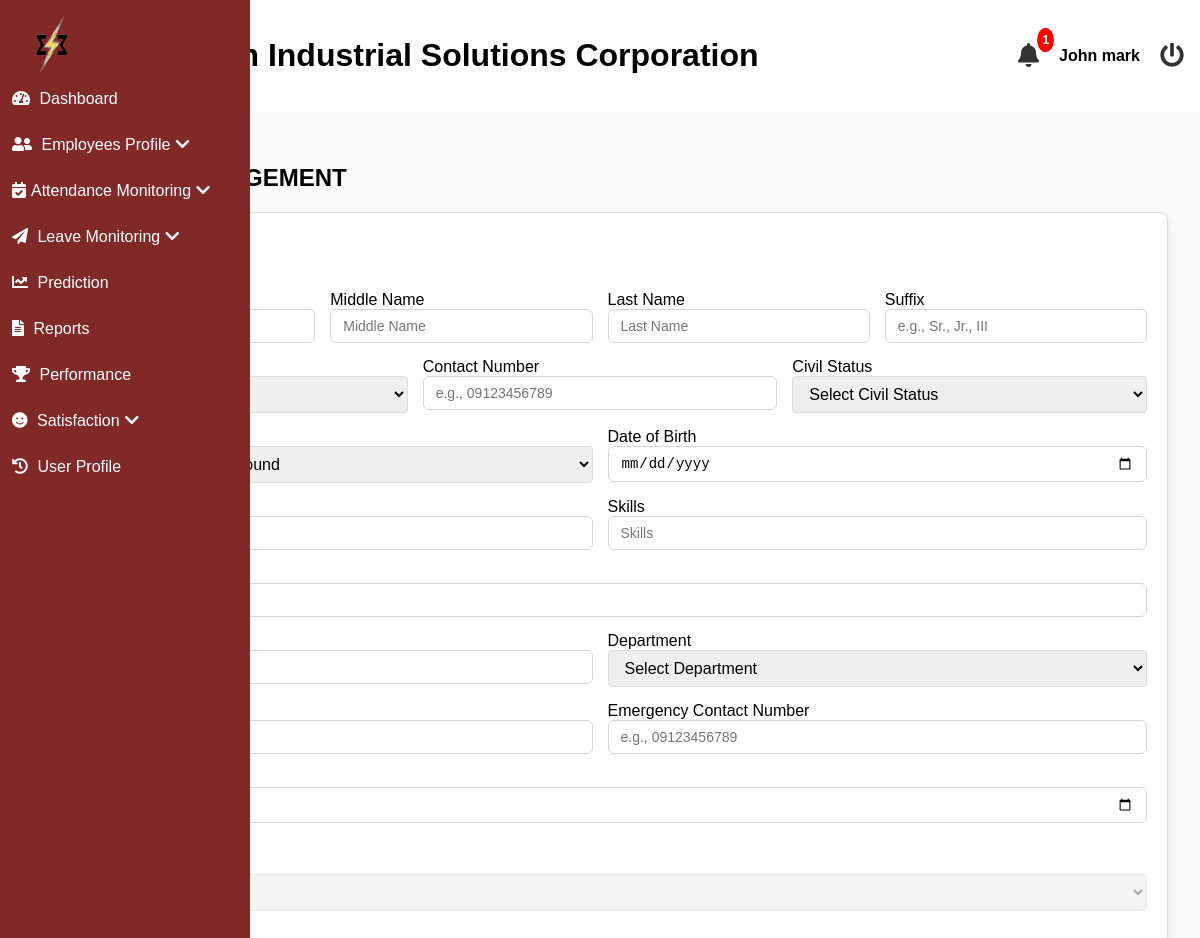
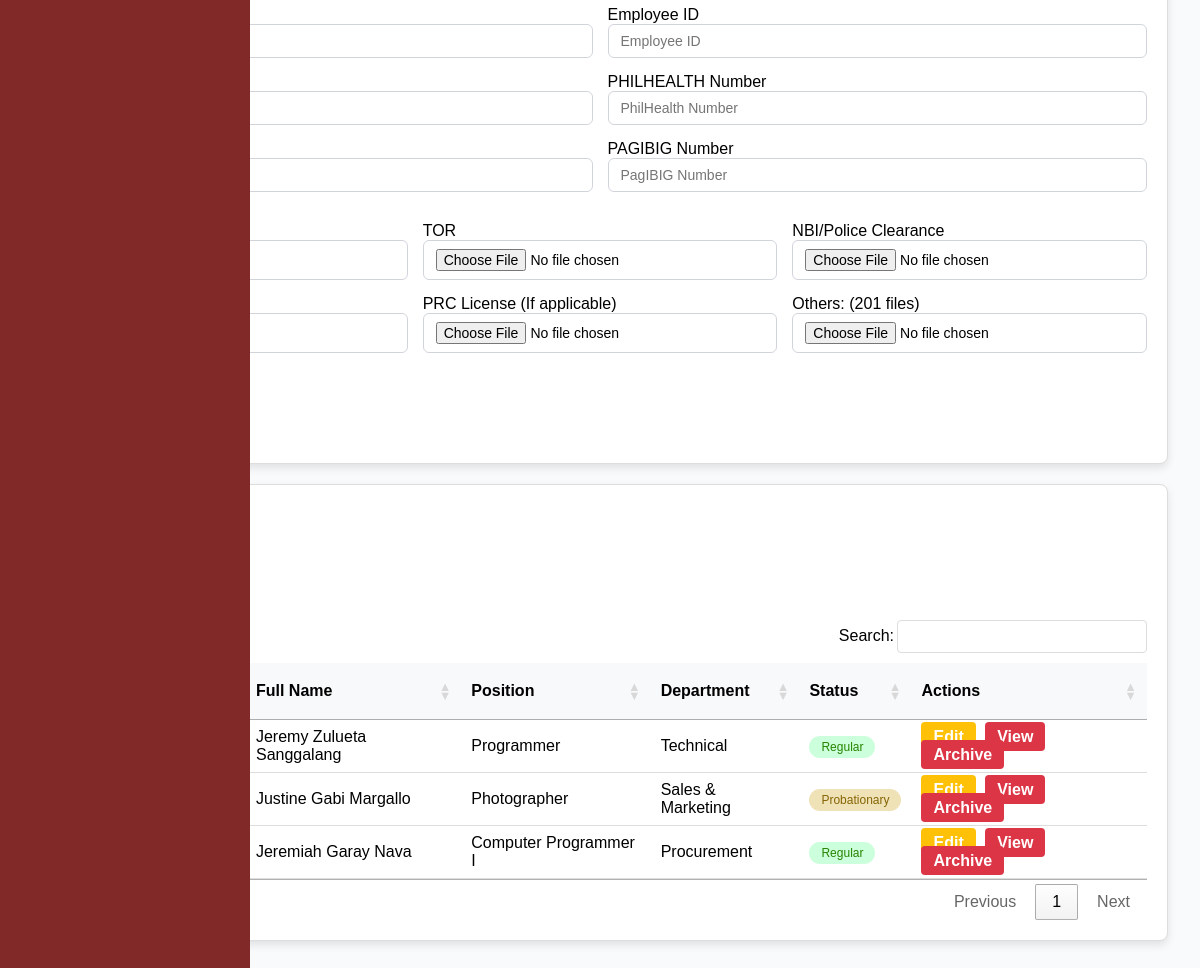
The app's page /admin/employees.php (signed in), older data (2 pictures, top to bottom).
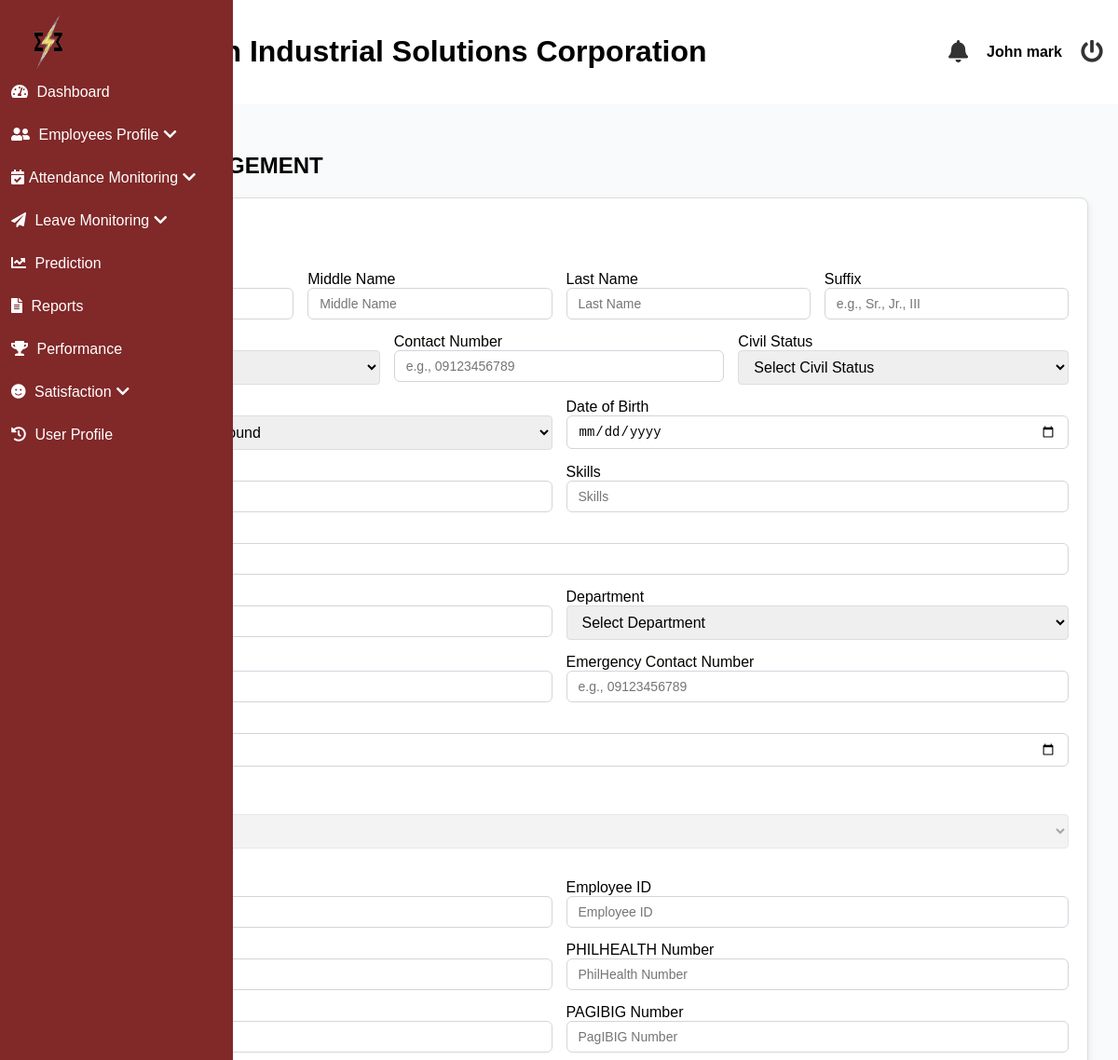
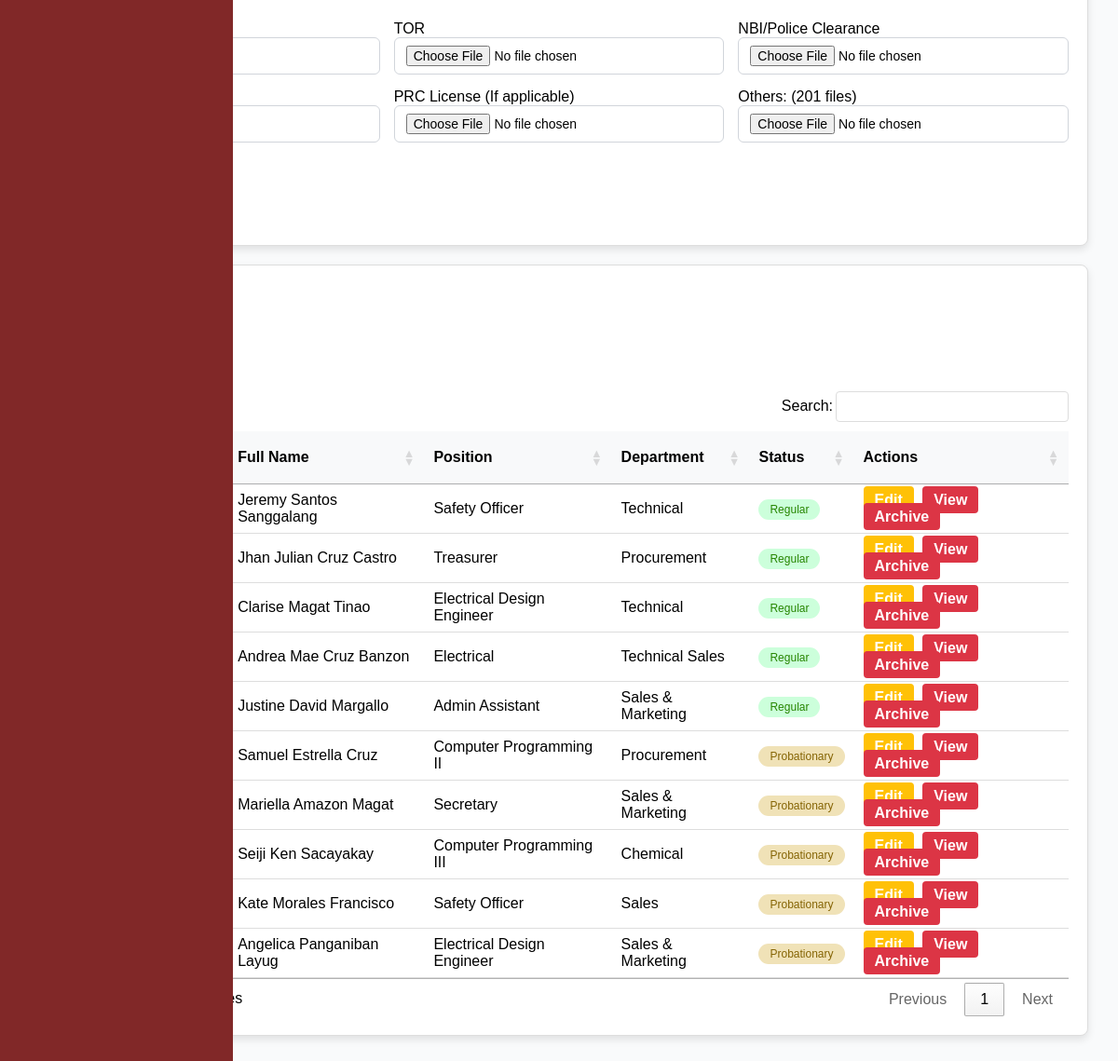
The same page, newer data (2 pictures, top to bottom).
### tables this page shows
CREATE TABLE `employees` (
  `id` int(11) NOT NULL,
  `last_name` varchar(255) NOT NULL,
  `first_name` varchar(255) NOT NULL,
  `middle_name` varchar(255) NOT NULL,
  `suffix` varchar(255) NOT NULL,
  `gender` varchar(32) NOT NULL,
  `email` varchar(100) NOT NULL,
  `position` varchar(255) NOT NULL,
  `hire_date` date NOT NULL,
  `department` varchar(255) NOT NULL,
  `employment_status` varchar(255) NOT NULL,
  `employee_id` int(20) NOT NULL,
  `user_type` int(11) NOT NULL DEFAULT 2 COMMENT '1=admin, 2=staff, 3=super admin',
  `password` varchar(255) NOT NULL,
  `e_status` int(11) NOT NULL DEFAULT 1,
  `date_of_birth` date DEFAULT NULL,
  `age` varchar(32) NOT NULL,
  `contact_number` varchar(20) DEFAULT NULL,
  `perma_address` text DEFAULT NULL,
  `civil_status` varchar(10) DEFAULT NULL,
  `sss_number` varchar(15) DEFAULT NULL,
  `philhealth_number` varchar(15) DEFAULT NULL,
  `pagibig_number` varchar(15) DEFAULT NULL,
  `tin_number` varchar(15) DEFAULT NULL,
  `emergency_contact_name` varchar(50) DEFAULT NULL,
  `emergency_contact_number` varchar(15) DEFAULT NULL,
  `educational_background` enum('Technical-Vocational Program graduate','College graduate','Master''s degree graduate','Doctorate degree graduate') DEFAULT NULL,
  `skills` text DEFAULT NULL,
  `username` varchar(255) NOT NULL,
  `sick_leave` int(11) NOT NULL DEFAULT 0,
  `vacation_leave` int(11) NOT NULL DEFAULT 0,
  `maternity_leave` int(11) NOT NULL DEFAULT 0,
  `paternity_leave` int(11) NOT NULL DEFAULT 0,
  `sick_availed` int(11) NOT NULL,
  `vacation_availed` int(11) NOT NULL,
  `maternity_availed` int(11) NOT NULL,
  `paternity_availed` int(11) NOT NULL,
  `medical` varchar(32) DEFAULT NULL,
  `tor` varchar(32) DEFAULT NULL,
  `nbi_clearance` varchar(32) DEFAULT NULL,
  `resume` varchar(32) DEFAULT NULL,
  `prc` varchar(32) DEFAULT NULL,
  `others` varchar(32) DEFAULT NULL,
  `medical_type` varchar(32) DEFAULT NULL,
  `tor_type` varchar(32) DEFAULT NULL,
  `police_type` varchar(32) DEFAULT NULL,
  `resume_type` varchar(32) DEFAULT NULL,
  `prc_type` varchar(32) DEFAULT NULL,
  `others_type` varchar(32) DEFAULT NULL,
  `is_archived` tinyint(1) DEFAULT 0
);

### admin/employees.php (the view, shortened to what the changed rows need)
<?php
    $conn = mysqli_connect('localhost', 'root', '', 'esetech');
    $sql = "SELECT * FROM employees WHERE is_archived = 0";
    $resultEmployees = mysqli_query($conn, $sql);
include('header.php');
?>
<link rel="stylesheet" href="https://cdn.datatables.net/1.13.5/css/jquery.dataTables.min.css" />
<main class="main-content">
        <section id="dashboard">
            <h2 class="text-2xl font-bold mb-6">EMPLOYEE MANAGEMENT</h2>
            <div class="card">
            <div class="card-header">
        <div class="card-body">
        <table id="myTable" class="employee-table">
            <thead>
                <tr>
                    <th>No.</th>
                    <th>Employee ID</th>
                    <th>Full Name</th>
                    <th>Position</th>
                    <th>Department</th>
                    <th>Status</th>
                    <th class="actions">Actions</th>
                </tr>
            </thead>
            <tbody>
                <?php
                    $counter = 1;
                    while ($employee = mysqli_fetch_assoc($resultEmployees)):
                ?>
                    <tr>
                        <td><?php echo $counter++; ?></td>
                        <td class="employee_id_display"><?php echo $employee['employee_id']; ?></td>
                        <td>
                            <?php
                                $full_name = trim($employee['first_name'] . ' ' . $employee['middle_name'] . ' ' . $employee['last_name']);
                                echo htmlspecialchars($full_name);
                            ?>
                        </td>
                        <td><?php echo htmlspecialchars($employee['position']); ?></td>
                        <td><?php echo htmlspecialchars($employee['department']); ?></td>
                        <td>
                            <span class="<?php
                                switch ($employee['employment_status']) {
                                    case 'Regular':
                                        echo 'status-regular';
                                        break;
                                    case 'Probationary':
                                        echo 'status-probationary';
                                        break;
                                }
                            ?>">
                                <?php echo htmlspecialchars($employee['employment_status']); ?>
                            </span>
                        </td>
                        <td class="actions action-buttons">
                            <a href="./edit_employee?id=<?php echo $employee['id']; ?>" class="btn btn-warning">Edit</a>
                            <a href="./view_employee?id=<?php echo $employee['id']; ?>" class="btn btn-danger">View</a>
                            <a href="?delete_id=<?php echo $employee['id']; ?>" class="btn btn-danger" onclick="return confirm('Are you sure you want to Archive this employee?');">Archive</a>
                        </td>
                    </tr>
                <?php endwhile; ?>
            </tbody>
        </table>
    </div>
</div>
</div>
<?php include('footer.php'); ?>

### admin/header.php (shortened to what the changed rows need)
<?php
$conn = mysqli_connect('localhost', 'root', '', 'esetech');
$sql_count = "
    SELECT COUNT(*) AS notification_count FROM (
        (SELECT a.file_date AS action_date FROM leave_applications a WHERE a.status = 'Pending')
        UNION ALL
        (SELECT js.survey_date AS survey_date FROM job_satisfaction_surveys js)
    ) AS notifications;
";
$result_count = mysqli_query($conn, $sql_count);
$row = mysqli_fetch_assoc($result_count);
$notification_count = $row['notification_count'];
?>
<!DOCTYPE html>
<html lang="en">
<head>
    <link rel="stylesheet" href="css/styles.css">
    <link rel="stylesheet" href="https://cdnjs.cloudflare.com/ajax/libs/font-awesome/5.15.4/css/all.min.css">
</head>
<body>
<header>
    <div class="logo">
        <h1>ESE-Tech Industrial Solutions Corporation</h1>
    </div>
    <div class="header-right">
        <div class="notification-container">
            <i class="fas fa-bell bell-btn"></i>
            <?php if ($notification_count > 0): ?>
                <span class="badge"><?php echo $notification_count; ?></span>
            <?php endif; ?>
        </div>
    </div>
</header>
</body>
</html>

Row changes from the older to the newer data that the page shows:
removed employees: full_name "Jeremy Zulueta Sanggalang", position "Programmer", department "Technical", employment_status "Regular"
removed employees: full_name "Justine Gabi Margallo", position "Photographer", department "Sales & Marketing", employment_status "Probationary"
removed employees: full_name "Jeremiah Garay Nava", position "Computer Programmer I", department "Procurement", employment_status "Regular"
added employees: full_name "Jeremy Santos Sanggalang", position "Safety Officer", department "Technical", employment_status "Regular"
added employees: full_name "Jhan Julian Cruz Castro", position "Treasurer", department "Procurement", employment_status "Regular"
added employees: full_name "Clarise Magat Tinao", position "Electrical Design Engineer", department "Technical", employment_status "Regular"
added employees: full_name "Andrea Mae Cruz Banzon", position "Electrical", department "Technical Sales", employment_status "Regular"
added employees: full_name "Justine David Margallo", position "Admin Assistant", department "Sales & Marketing", employment_status "Regular"
added employees: full_name "Samuel Estrella Cruz", position "Computer Programming II", department "Procurement", employment_status "Probationary"
added employees: full_name "Mariella Amazon Magat", position "Secretary", department "Sales & Marketing", employment_status "Probationary"
added employees: full_name "Seiji Ken Sacayakay", position "Computer Programming III", department "Chemical", employment_status "Probationary"
added employees: full_name "Kate Morales Francisco", position "Safety Officer", department "Sales", employment_status "Probationary"
added employees: full_name "Angelica Panganiban Layug", position "Electrical Design Engineer", department "Sales & Marketing", employment_status "Probationary"
Text that changed along with them:
$notification_count: "1" → (not shown)
